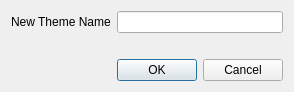
<?xml version="1.0" encoding="UTF-8"?>
<ui version="4.0">
 <class>NewTheme</class>
 <widget class="QDialog" name="NewTheme">
  <property name="geometry">
   <rect>
    <x>0</x>
    <y>0</y>
    <width>284</width>
    <height>85</height>
   </rect>
  </property>
  <property name="windowTitle">
   <string>New Theme</string>
  </property>
  <layout class="QFormLayout" name="formLayout">
   <item row="0" column="0">
    <widget class="QLabel" name="label">
     <property name="text">
      <string>New Theme Name</string>
     </property>
    </widget>
   </item>
   <item row="3" column="1">
    <widget class="QDialogButtonBox" name="buttonBox">
     <property name="sizePolicy">
      <sizepolicy hsizetype="Expanding" vsizetype="Fixed">
       <horstretch>2</horstretch>
       <verstretch>0</verstretch>
      </sizepolicy>
     </property>
     <property name="orientation">
      <enum>Qt::Horizontal</enum>
     </property>
     <property name="standardButtons">
      <set>QDialogButtonBox::Cancel|QDialogButtonBox::Ok</set>
     </property>
    </widget>
   </item>
   <item row="1" column="0" colspan="2">
    <widget class="QLabel" name="message">
     <property name="sizePolicy">
      <sizepolicy hsizetype="Ignored" vsizetype="Preferred">
       <horstretch>2</horstretch>
       <verstretch>0</verstretch>
      </sizepolicy>
     </property>
     <property name="text">
      <string/>
     </property>
    </widget>
   </item>
   <item row="0" column="1">
    <widget class="QLineEdit" name="newName">
     <property name="sizePolicy">
      <sizepolicy hsizetype="Expanding" vsizetype="Fixed">
       <horstretch>1</horstretch>
       <verstretch>0</verstretch>
      </sizepolicy>
     </property>
    </widget>
   </item>
  </layout>
 </widget>
 <resources/>
 <connections>
  <connection>
   <sender>buttonBox</sender>
   <signal>accepted()</signal>
   <receiver>NewTheme</receiver>
   <slot>accept()</slot>
   <hints>
    <hint type="sourcelabel">
     <x>248</x>
     <y>254</y>
    </hint>
    <hint type="destinationlabel">
     <x>157</x>
     <y>274</y>
    </hint>
   </hints>
  </connection>
  <connection>
   <sender>buttonBox</sender>
   <signal>rejected()</signal>
   <receiver>NewTheme</receiver>
   <slot>reject()</slot>
   <hints>
    <hint type="sourcelabel">
     <x>316</x>
     <y>260</y>
    </hint>
    <hint type="destinationlabel">
     <x>286</x>
     <y>274</y>
    </hint>
   </hints>
  </connection>
 </connections>
</ui>
